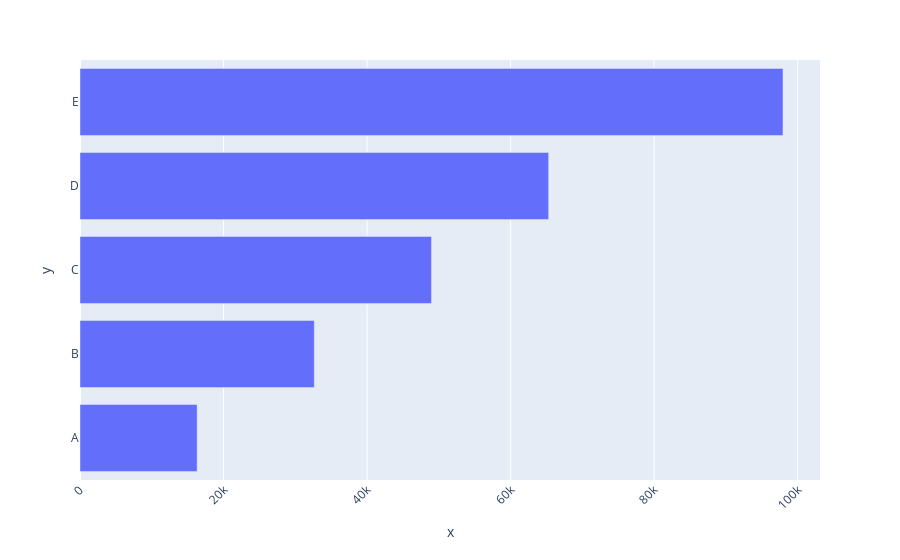

Notebook code for this chart:
### Code cell
#Horizontal
fig = px.bar(y = df.index , x = df[2017]*2)
fig.update_layout(xaxis_tickangle = -45)
fig.show()

### Figure 1 — Plotly figure (JSON) as saved in the notebook; plotly's stock layout.template omitted (floating-point values rounded to 4 significant figures)
{"data": [{"alignmentgroup": "True", "hovertemplate": "x=%{x}<br>y=%{y}<extra></extra>", "legendgroup": "", "marker": {"color": "#636efa"}, "name": "", "offsetgroup": "", "orientation": "h", "showlegend": false, "textposition": "auto", "type": "bar", "x": [16324, 32650, 48976, 65302, 97954], "xaxis": "x", "y": ["A", "B", "C", "D", "E"], "yaxis": "y"}], "layout": {"barmode": "relative", "legend": {"tracegroupgap": 0}, "margin": {"t": 60}, "xaxis": {"anchor": "y", "domain": [0, 1], "tickangle": -45, "title": {"text": "x"}}, "yaxis": {"anchor": "x", "domain": [0, 1], "title": {"text": "y"}}}}
